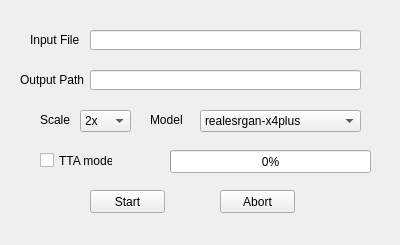
<?xml version="1.0" encoding="UTF-8"?>
<ui version="4.0">
 <class>Form</class>
 <widget class="QWidget" name="Form">
  <property name="geometry">
   <rect>
    <x>0</x>
    <y>0</y>
    <width>400</width>
    <height>245</height>
   </rect>
  </property>
  <property name="windowTitle">
   <string>Form</string>
  </property>
  <widget class="QPushButton" name="start_button">
   <property name="geometry">
    <rect>
     <x>90</x>
     <y>190</y>
     <width>75</width>
     <height>23</height>
    </rect>
   </property>
   <property name="text">
    <string>Start</string>
   </property>
  </widget>
  <widget class="QPushButton" name="abort_button">
   <property name="geometry">
    <rect>
     <x>220</x>
     <y>190</y>
     <width>75</width>
     <height>23</height>
    </rect>
   </property>
   <property name="text">
    <string>Abort</string>
   </property>
  </widget>
  <widget class="QProgressBar" name="progress_bar">
   <property name="geometry">
    <rect>
     <x>170</x>
     <y>150</y>
     <width>201</width>
     <height>23</height>
    </rect>
   </property>
   <property name="value">
    <number>0</number>
   </property>
  </widget>
  <widget class="QLineEdit" name="input_lineEdit">
   <property name="geometry">
    <rect>
     <x>90</x>
     <y>30</y>
     <width>271</width>
     <height>20</height>
    </rect>
   </property>
  </widget>
  <widget class="QLabel" name="input_label">
   <property name="geometry">
    <rect>
     <x>30</x>
     <y>30</y>
     <width>61</width>
     <height>20</height>
    </rect>
   </property>
   <property name="text">
    <string>Input File</string>
   </property>
  </widget>
  <widget class="QLabel" name="output_label">
   <property name="geometry">
    <rect>
     <x>20</x>
     <y>70</y>
     <width>71</width>
     <height>20</height>
    </rect>
   </property>
   <property name="text">
    <string>Output Path</string>
   </property>
  </widget>
  <widget class="QLineEdit" name="output_lineEdit">
   <property name="geometry">
    <rect>
     <x>90</x>
     <y>70</y>
     <width>271</width>
     <height>20</height>
    </rect>
   </property>
  </widget>
  <widget class="QComboBox" name="scale_comboBox">
   <property name="geometry">
    <rect>
     <x>80</x>
     <y>110</y>
     <width>51</width>
     <height>22</height>
    </rect>
   </property>
   <property name="currentText">
    <string>2x</string>
   </property>
   <item>
    <property name="text">
     <string>2x</string>
    </property>
   </item>
   <item>
    <property name="text">
     <string>3x</string>
    </property>
   </item>
   <item>
    <property name="text">
     <string>4x</string>
    </property>
   </item>
  </widget>
  <widget class="QLabel" name="scale_label">
   <property name="geometry">
    <rect>
     <x>40</x>
     <y>110</y>
     <width>31</width>
     <height>20</height>
    </rect>
   </property>
   <property name="text">
    <string>Scale</string>
   </property>
  </widget>
  <widget class="QCheckBox" name="tta_checkBox">
   <property name="geometry">
    <rect>
     <x>40</x>
     <y>150</y>
     <width>73</width>
     <height>21</height>
    </rect>
   </property>
   <property name="text">
    <string>TTA mode</string>
   </property>
  </widget>
  <widget class="QComboBox" name="model_comboBox">
   <property name="geometry">
    <rect>
     <x>200</x>
     <y>110</y>
     <width>161</width>
     <height>22</height>
    </rect>
   </property>
   <property name="currentText">
    <string>realesrgan-x4plus</string>
   </property>
   <item>
    <property name="text">
     <string>realesrgan-x4plus</string>
    </property>
   </item>
   <item>
    <property name="text">
     <string>realesr-animevideov3</string>
    </property>
   </item>
   <item>
    <property name="text">
     <string>realesrgan-x4plus-anime</string>
    </property>
   </item>
   <item>
    <property name="text">
     <string>realesrnet-x4plus</string>
    </property>
   </item>
  </widget>
  <widget class="QLabel" name="model_label">
   <property name="geometry">
    <rect>
     <x>150</x>
     <y>110</y>
     <width>41</width>
     <height>20</height>
    </rect>
   </property>
   <property name="text">
    <string>Model</string>
   </property>
  </widget>
 </widget>
 <resources/>
 <connections/>
</ui>
